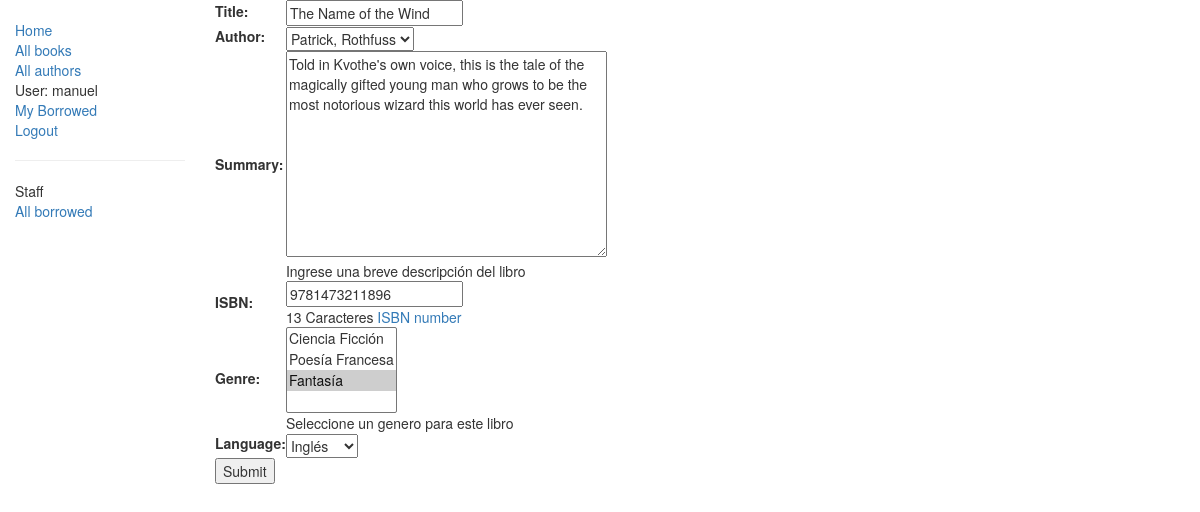
Screenshot of /catalog/book/1/update/ (signed in) with the database file from the repository.
### catalog/models.py (models this page shows, shortened)
class Book(models.Model):
    title = models.CharField(max_length=200)
    author = models.ForeignKey('Author', on_delete=models.SET_NULL, null=True)
    summary = models.TextField(max_length=1000, help_text="Ingrese una breve descripción del libro")
    isbn = models.CharField('ISBN',max_length=13, help_text='13 Caracteres <a href="https://www.isbn-international.org/content/what-isbn">ISBN number</a>')
    genre = models.ManyToManyField(Genre, help_text="Seleccione un genero para este libro")
    language = models.ForeignKey('Language', on_delete=models.SET_NULL, null=True)
    def display_genre(self):
        """
        Creates a string for the Genre. This is required to display genre in Admin.
        """
        return ', '.join([ genre.name for genre in self.genre.all()[:3] ])
    display_genre.short_description = 'Genre'

### catalog/views.py (the view)
# urls.py: path('book/<int:pk>/update/', views.BookUpdate.as_view(), name='book-update'),
class BookUpdate(PermissionRequiredMixin, UpdateView):
    model = Book
    fields = ['title', 'author', 'summary', 'isbn', 'genre', 'language']
    permission_required = 'catalog.can_mark_returned'

### catalog/models.py (called while the page is built)
    def __str__(self):
        return self.name

    def __str__(self):
        return self.name

    def __str__(self):
        return '%s, %s' % (self.last_name, self.first_name)

### catalog/templates/catalog/book_form.html (shortened to what this page needs)
{% extends "base_generic.html" %}
{% block content %}
<form action="" method="post">
    <table>
    {{ form.as_table }}
    </table>
    <input type="submit" value="Submit">
</form>
{% endblock %}

### catalog/templates/base_generic.html (shortened to what this page needs)
<!DOCTYPE html>
<html lang="en">
<head>
  <link rel="stylesheet" href="https://maxcdn.bootstrapcdn.com/bootstrap/3.3.7/css/bootstrap.min.css">
  {% load static %}
  <link rel="stylesheet" href="{% static 'css/styles.css' %}">
</head>
<body>
  <div class="container-fluid">
    <div class="row">
      <div class="col-sm-2">
      {% block sidebar %}
      <ul class="sidebar-nav">
          <li><a href="{% url 'index' %}">Home</a></li>
          <li><a href="{% url 'books' %}">All books</a></li>
          <li><a href="{% url 'authors' %}">All authors</a></li>
          {% if user.is_authenticated %}
            <li>User: {{ user.get_username }}</li>
            <li><a href="{% url 'my-borrowed' %}">My Borrowed</a></li>
            <li><a href="{% url 'logout'%}?next={{request.path}}">Logout</a></li>
          {% else %}
            <li><a href="{% url 'login'%}?next={{request.path}}">Login</a></li>
          {% endif %}
      </ul>
      {% if user.is_staff %}
      <hr>
      <ul class="sidebar-nav">
      <li>Staff</li>
      {% if perms.catalog.can_mark_returned %}
      <li><a href="{% url 'all-borrowed' %}">All borrowed</a></li>
      {% endif %}
      </ul>
        {% endif %}
     {% endblock %}
      </div>
      <div class="col-sm-10 ">
      {% block content %}{% endblock %}
      </div>
    </div>
  </div>
</body>
</html>

### catalog/static/css/styles.css (style rules this page uses)
.sidebar-nav { margin-top: 20px; padding: 0; list-style: none; }

### rows the page displays
Book: title "The Name of the Wind", author "Patrick, Rothfuss", summary "Told in Kvothe's own voice, this is the tale of the magically gifted young man who grows to be the most notorious wizard this world has ever seen.", isbn "9781473211896", language "Inglés"

### other values shown
{{ user.get_username }} "manuel"
